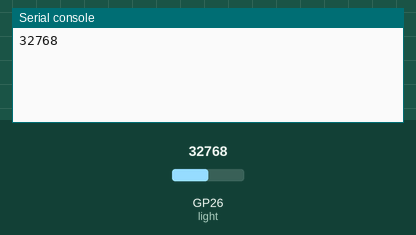
Recording of a program running on a simulated Raspberry Pi Pico running CircuitPython. On the bench: the last lines printed to the serial console. The inputs (shaded band) are chosen by the test bench; at power-on: GP26 (light) = 32768 (analog values on the 0–65535 scale).

Above: at 1.2 s.
1.3 s: GP26 (light) set to 45874
At 3.2 s:
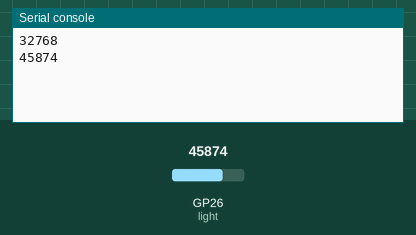
4.0 s: GP26 (light) set to 57670
At 4.7 s:
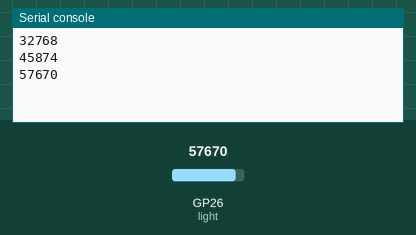
Timing chart, 0 to 7.0 s (numbered marks = the images above; inputs shaded):
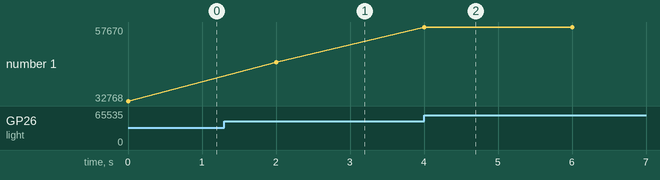

The program:

code.py
```python
import time
import board
import analogio

light = analogio.AnalogIn(board.GP26)

while True:
    print(light.value)
    time.sleep(2)
```

Measured:
- after the input at 1.3 s, the serial console: prints a new line after 0.70 s (image 1)
- after the input at 4.0 s, the serial console: prints a new line at once (image 2)
- plotted number 1: 32768 → 45874 after the input at 1.3 s, 45874 → 57670 after the input at 4.0 s
